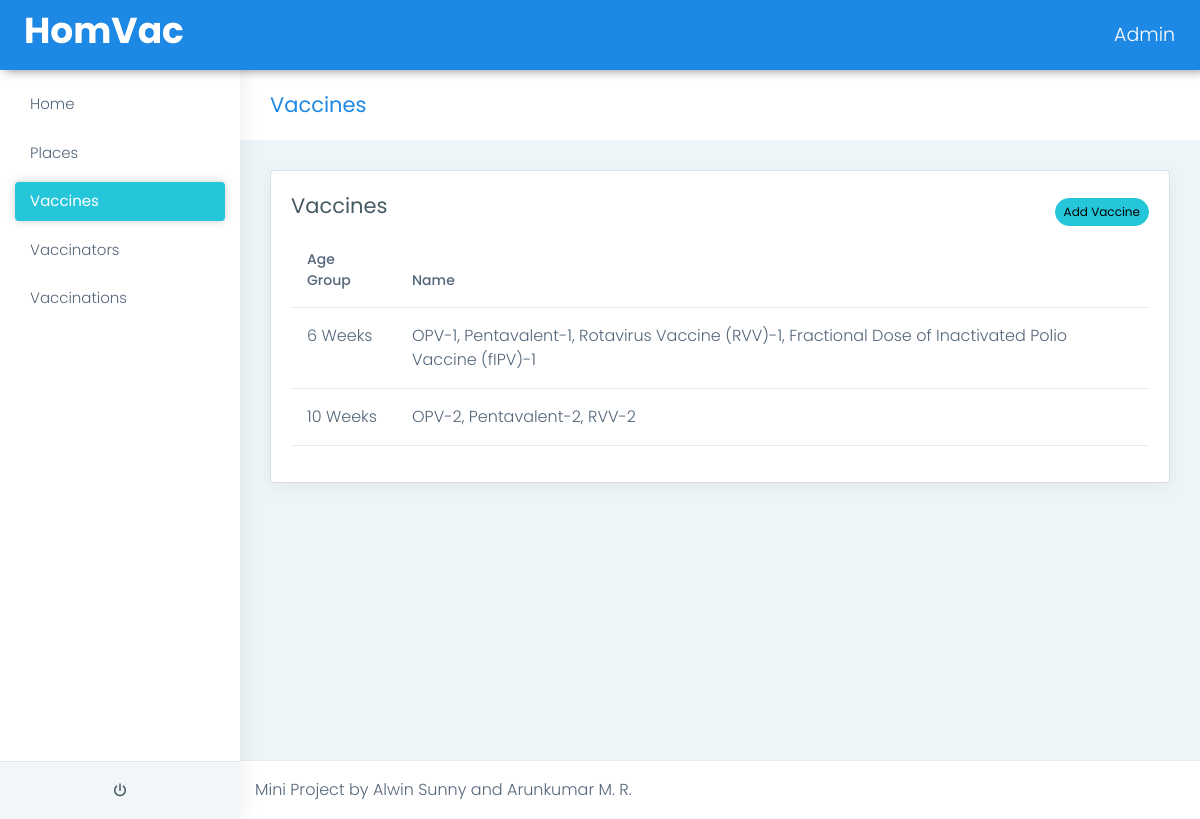
The app's page /admin/vaccines.php (signed in), older data.
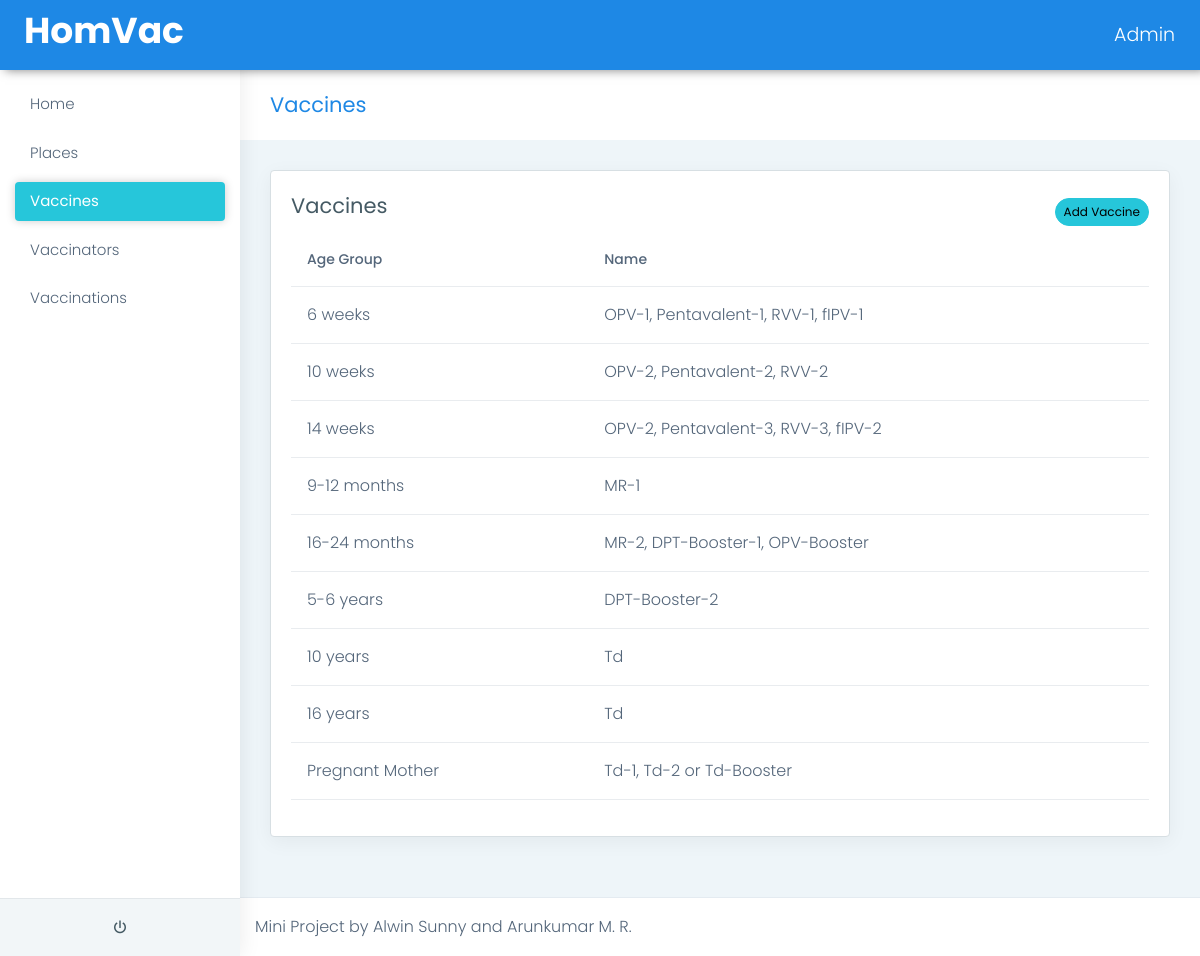
The same page, newer data.
### tables this page shows
CREATE TABLE `tbl_vaccine` (
  `vaccine_id` int(11) NOT NULL auto_increment,
  `vaccine_age` varchar(15) NOT NULL,
  `vaccine_name` varchar(255) NOT NULL,
  `vaccine_status` varchar(10) NOT NULL,
  PRIMARY KEY  (`vaccine_id`)
);

### admin/vaccines.php (the view, shortened to what this page needs)
<?php
include("header.php");
?>
<div class="page-breadcrumb">
    <div class="row align-items-center">
        <div class="col-md-6 col-8 align-self-center">
            <h3 class="page-title mb-0 p-0">Vaccines</h3>
        </div>
    </div>
</div>
<div class="container-fluid">
    <div class="col-sm-12">
        <div class="card">
            <div class="card-body">
                <div class="d-flex align-items-center">
                    <h4 class="card-title">Vaccines</h4>
                    <button class="ms-auto btn btn-sm btn-rounded btn-success" data-bs-toggle="modal" data-bs-target="#myModal">
                        Add Vaccine
                    </button>
                </div>
                <div class="table-responsive">
                    <table class="table user-table">
                        <thead>
                            <tr>
                                <th class="border-top-0">Age Group</th>
                                <th class="border-top-0">Name</th>
                            </tr>
                        </thead>
                        <tbody>
                            <?php
                            include('../config.php');
                            $sql = "SELECT * FROM tbl_vaccine";
                            $result = mysqli_query($conn, $sql);
                            if (mysqli_num_rows($result) > 0) {
                                while ($row = mysqli_fetch_assoc($result)) {
                                    echo "<tr><td>" . $row['vaccine_age'] . "</td>";
                                    echo "<td>" . $row['vaccine_name'] . "</td></tr>";
                                }
                            } else {
                                echo "0 results";
                            }
                            ?>
                        </tbody>
                    </table>
                </div>
            </div>
        </div>
    </div>
</div>
<?php
include("footer.php");
?>

Row changes from the older to the newer data that the page shows:
changed tbl_vaccine: vaccine_age "6 Weeks" → "6 weeks"; vaccine_name "OPV-1, Pentavalent-1, Rotavirus Vaccine (RVV)-1, Fractional Dose of Inactivated Polio Vaccine (fIPV)-1" → "OPV-1, Pentavalent-1, RVV-1, fIPV-1"
changed tbl_vaccine "OPV-2, Pentavalent-2, RVV-2": vaccine_age "10 Weeks" → "10 weeks"
added tbl_vaccine: vaccine_age "14 weeks", vaccine_name "OPV-2, Pentavalent-3, RVV-3, fIPV-2"
added tbl_vaccine: vaccine_age "9-12 months", vaccine_name "MR-1"
added tbl_vaccine: vaccine_age "16-24 months", vaccine_name "MR-2, DPT-Booster-1, OPV-Booster"
added tbl_vaccine: vaccine_age "5-6 years", vaccine_name "DPT-Booster-2"
added tbl_vaccine: vaccine_age "10 years", vaccine_name "Td"
added tbl_vaccine: vaccine_age "16 years", vaccine_name "Td"
added tbl_vaccine: vaccine_age "Pregnant Mother", vaccine_name "Td-1, Td-2 or Td-Booster"
